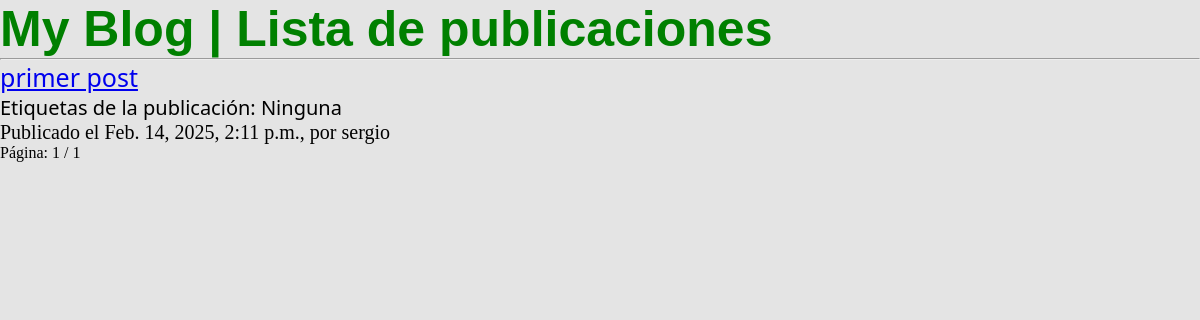
The page /blog/lista/ on the database as committed earlier.
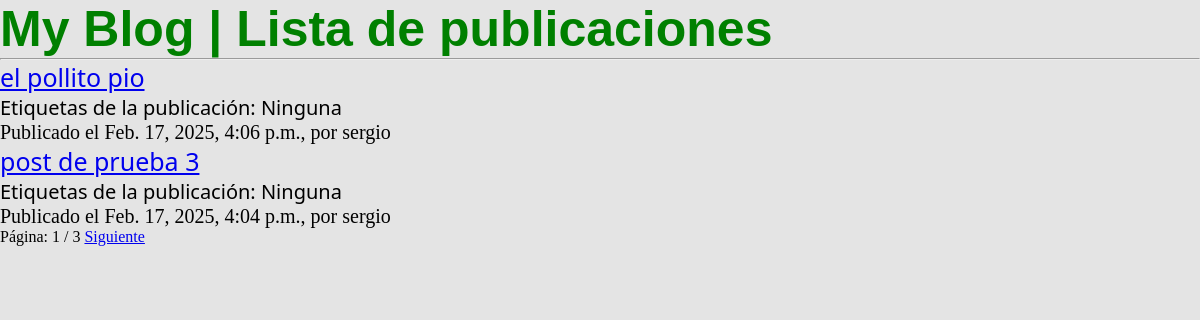
The same page on the database as committed later.
### blog/models.py (models this page shows, shortened)
class Post(models.Model):
    STATUS_CHOICES = (
        ('borrador', 'Borrador'),
        ('publicado', 'Publicado'),
    )
    titulo = models.CharField(max_length=250)
    tema = models.CharField(max_length=250, unique_for_date='publicado')
    autor = models.ForeignKey(User, on_delete=models.CASCADE)
    cuerpo = models.TextField()
    publicado = models.DateTimeField(default=timezone.now)
    actualizado = models.DateTimeField(auto_now=True)
    estado = models.CharField(max_length=10, choices=STATUS_CHOICES, default='borrador')
    class Meta:
        ordering = ('-publicado',)
    def obtener_url_absoluto(self):
        return reverse('blog:detalles', args=[self.titulo, self.tema])
    tags = TaggableManager()

### blog/views.py (the view)
# urls.py: path('lista/', Lista_de_publicaciones, name='lista'),
def Lista_de_publicaciones(request, tag_slug=None):
    tag = None
    object_list = Post.objects.all()  # Inicializa object_list con todos los posts
    if tag_slug:
        tag = get_object_or_404(Tag, slug=tag_slug)
        object_list = object_list.filter(tags__in=[tag])  # Filtra solo si hay un tag
    paginacion = Paginator(object_list, 2)  # La paginación va después de la consulta
    pagina = request.GET.get('pagina')
    try:
        publicaciones = paginacion.page(pagina)
    except PageNotAnInteger:
        publicaciones = paginacion.page(1)
    except EmptyPage:
        publicaciones = paginacion.page(paginacion.num_pages)
    return render(request, 'lista_posts.html', {'publicaciones': publicaciones, 'tag': tag})

### blog/templates/lista_posts.html (shortened to what this page needs)
{% load static %}
<!DOCTYPE html>
<html lang="es">
<head>
    <link rel="stylesheet" href="{% static 'css/style.css' %}">
</head>
<body>
    <h1>My Blog | Lista de publicaciones</h1>
    <hr>
    {% for post in publicaciones %}
        <h2>
            <a href="{{post.obtener_url_absoluto}}">
                {{ post.titulo }}
            </a>
            <p class="tags"> Etiquetas de la publicación:
                {% if post.tags.all.count > 0 %}  {% for tag in post.tags.all %}
                        <a href="{% url 'blog:lista_tags' tag.slug %}">
                            {{ tag.name }}
                        </a>
                    {% if not forloop.last %}, {% endif %}
                    {% endfor %}
                {% else %}
                    Ninguna
                {% endif %}
            </p>
        </h2>
        <p>
            Publicado el {{ post.publicado }}, por {{post.autor}}
        </p>
    {% endfor %}
    <div id="paginacion">
        <span>
            <span>
                Página: {{ publicaciones.number }} / {{ publicaciones.paginator.num_pages }}
            </span>
            {% if publicaciones.has_next %}
            <a href="?pagina={{publicaciones.next_page_number}}">Siguiente</a>
            {% endif %}
        </span>
    </div>
</body>
</html>

### blog/static/css/style.css (style rules this page uses)
* { margin: 0; padding: 0; box-sizing: border-box; }
body { background: rgb(228, 228, 228); }
h1 { font-family: 'Lucida Sans', sans-serif; font-size: 50px; font-weight: 600; color: green; }
h2 { font-family: 'Segoe UI', sans-serif; font-size: 25px; font-weight: 500; color: green; }
p { font-size: 20px; font-weight: 400; color: black; }

Rows that differ between the two databases and show on the page:
no longer on this page (row unchanged): Post: titulo "primer post", shows "Ninguna", publicado "Feb. 14, 2025, 2:11 p.m.", autor "sergio"
added Post: titulo "el pollito pio", shows "Ninguna", publicado "Feb. 17, 2025, 4:06 p.m.", autor "sergio"
added Post: titulo "post de prueba 3", shows "Ninguna", publicado "Feb. 17, 2025, 4:04 p.m.", autor "sergio"
Other text that changed with them:
{{ publicaciones.paginator.num_pages }}: "1" → "3"
text now shown: "Siguiente"
